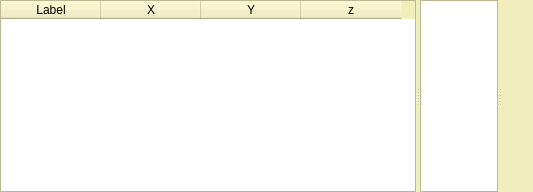
         <widget class="QSplitter" name="splitter_2">
          <property name="sizePolicy">
           <sizepolicy hsizetype="Preferred" vsizetype="Ignored">
            <horstretch>0</horstretch>
            <verstretch>0</verstretch>
           </sizepolicy>
          </property>
          <property name="maximumSize">
           <size>
            <width>16777215</width>
            <height>16777215</height>
           </size>
          </property>
          <property name="palette">
           <palette>
            <active>
             <colorrole role="WindowText">
              <brush brushstyle="SolidPattern">
               <color alpha="255">
                <red>0</red>
                <green>0</green>
                <blue>0</blue>
               </color>
              </brush>
             </colorrole>
             <colorrole role="Button">
              <brush brushstyle="SolidPattern">
               <color alpha="255">
                <red>241</red>
                <green>238</green>
                <blue>188</blue>
               </color>
              </brush>
             </colorrole>
             <colorrole role="Light">
              <brush brushstyle="SolidPattern">
               <color alpha="255">
                <red>255</red>
                <green>255</green>
                <blue>255</blue>
               </color>
              </brush>
             </colorrole>
             <colorrole role="Midlight">
              <brush brushstyle="SolidPattern">
               <color alpha="255">
                <red>248</red>
                <green>246</green>
                <blue>221</blue>
               </color>
              </brush>
             </colorrole>
             <colorrole role="Dark">
              <brush brushstyle="SolidPattern">
               <color alpha="255">
                <red>120</red>
                <green>119</green>
                <blue>94</blue>
               </color>
              </brush>
             </colorrole>
             <colorrole role="Mid">
              <brush brushstyle="SolidPattern">
               <color alpha="255">
                <red>161</red>
                <green>159</green>
                <blue>125</blue>
               </color>
              </brush>
             </colorrole>
             <colorrole role="Text">
              <brush brushstyle="SolidPattern">
               <color alpha="255">
                <red>0</red>
                <green>0</green>
                <blue>0</blue>
               </color>
              </brush>
             </colorrole>
             <colorrole role="BrightText">
              <brush brushstyle="SolidPattern">
               <color alpha="255">
                <red>255</red>
                <green>255</green>
                <blue>255</blue>
               </color>
              </brush>
             </colorrole>
             <colorrole role="ButtonText">
              <brush brushstyle="SolidPattern">
               <color alpha="255">
                <red>0</red>
                <green>0</green>
                <blue>0</blue>
               </color>
              </brush>
             </colorrole>
             <colorrole role="Base">
              <brush brushstyle="SolidPattern">
               <color alpha="255">
                <red>255</red>
                <green>255</green>
                <blue>255</blue>
               </color>
              </brush>
             </colorrole>
             <colorrole role="Window">
              <brush brushstyle="SolidPattern">
               <color alpha="255">
                <red>241</red>
                <green>238</green>
                <blue>188</blue>
               </color>
              </brush>
             </colorrole>
             <colorrole role="Shadow">
              <brush brushstyle="SolidPattern">
               <color alpha="255">
                <red>0</red>
                <green>0</green>
                <blue>0</blue>
               </color>
              </brush>
             </colorrole>
             <colorrole role="AlternateBase">
              <brush brushstyle="SolidPattern">
               <color alpha="255">
                <red>248</red>
                <green>246</green>
                <blue>221</blue>
               </color>
              </brush>
             </colorrole>
             <colorrole role="ToolTipBase">
              <brush brushstyle="SolidPattern">
               <color alpha="255">
                <red>255</red>
                <green>255</green>
                <blue>220</blue>
               </color>
              </brush>
             </colorrole>
             <colorrole role="ToolTipText">
              <brush brushstyle="SolidPattern">
               <color alpha="255">
                <red>0</red>
                <green>0</green>
                <blue>0</blue>
               </color>
              </brush>
             </colorrole>
            </active>
            <inactive>
             <colorrole role="WindowText">
              <brush brushstyle="SolidPattern">
               <color alpha="255">
                <red>0</red>
                <green>0</green>
                <blue>0</blue>
               </color>
              </brush>
             </colorrole>
             <colorrole role="Button">
              <brush brushstyle="SolidPattern">
               <color alpha="255">
                <red>241</red>
                <green>238</green>
                <blue>188</blue>
               </color>
              </brush>
             </colorrole>
             <colorrole role="Light">
              <brush brushstyle="SolidPattern">
               <color alpha="255">
                <red>255</red>
                <green>255</green>
                <blue>255</blue>
               </color>
              </brush>
             </colorrole>
             <colorrole role="Midlight">
              <brush brushstyle="SolidPattern">
               <color alpha="255">
                <red>248</red>
                <green>246</green>
                <blue>221</blue>
               </color>
              </brush>
             </colorrole>
             <colorrole role="Dark">
              <brush brushstyle="SolidPattern">
               <color alpha="255">
                <red>120</red>
                <green>119</green>
                <blue>94</blue>
               </color>
              </brush>
             </colorrole>
             <colorrole role="Mid">
              <brush brushstyle="SolidPattern">
               <color alpha="255">
                <red>161</red>
                <green>159</green>
                <blue>125</blue>
               </color>
              </brush>
             </colorrole>
             <colorrole role="Text">
              <brush brushstyle="SolidPattern">
               <color alpha="255">
                <red>0</red>
                <green>0</green>
                <blue>0</blue>
               </color>
              </brush>
             </colorrole>
             <colorrole role="BrightText">
              <brush brushstyle="SolidPattern">
               <color alpha="255">
                <red>255</red>
                <green>255</green>
                <blue>255</blue>
               </color>
              </brush>
             </colorrole>
             <colorrole role="ButtonText">
              <brush brushstyle="SolidPattern">
               <color alpha="255">
                <red>0</red>
                <green>0</green>
                <blue>0</blue>
               </color>
              </brush>
             </colorrole>
             <colorrole role="Base">
              <brush brushstyle="SolidPattern">
               <color alpha="255">
                <red>255</red>
                <green>255</green>
                <blue>255</blue>
               </color>
              </brush>
             </colorrole>
             <colorrole role="Window">
              <brush brushstyle="SolidPattern">
               <color alpha="255">
                <red>241</red>
                <green>238</green>
                <blue>188</blue>
               </color>
              </brush>
             </colorrole>
             <colorrole role="Shadow">
              <brush brushstyle="SolidPattern">
               <color alpha="255">
                <red>0</red>
                <green>0</green>
                <blue>0</blue>
               </color>
              </brush>
             </colorrole>
             <colorrole role="AlternateBase">
              <brush brushstyle="SolidPattern">
               <color alpha="255">
                <red>248</red>
                <green>246</green>
                <blue>221</blue>
               </color>
              </brush>
             </colorrole>
             <colorrole role="ToolTipBase">
              <brush brushstyle="SolidPattern">
               <color alpha="255">
                <red>255</red>
                <green>255</green>
                <blue>220</blue>
               </color>
              </brush>
             </colorrole>
             <colorrole role="ToolTipText">
              <brush brushstyle="SolidPattern">
               <color alpha="255">
                <red>0</red>
                <green>0</green>
                <blue>0</blue>
               </color>
              </brush>
             </colorrole>
            </inactive>
            <disabled>
             <colorrole role="WindowText">
              <brush brushstyle="SolidPattern">
               <color alpha="255">
                <red>120</red>
                <green>119</green>
                <blue>94</blue>
               </color>
              </brush>
             </colorrole>
             <colorrole role="Button">
              <brush brushstyle="SolidPattern">
               <color alpha="255">
                <red>241</red>
                <green>238</green>
                <blue>188</blue>
               </color>
              </brush>
             </colorrole>
             <colorrole role="Light">
              <brush brushstyle="SolidPattern">
               <color alpha="255">
                <red>255</red>
                <green>255</green>
                <blue>255</blue>
               </color>
              </brush>
             </colorrole>
             <colorrole role="Midlight">
              <brush brushstyle="SolidPattern">
               <color alpha="255">
                <red>248</red>
                <green>246</green>
                <blue>221</blue>
               </color>
              </brush>
             </colorrole>
             <colorrole role="Dark">
              <brush brushstyle="SolidPattern">
               <color alpha="255">
                <red>120</red>
                <green>119</green>
                <blue>94</blue>
               </color>
              </brush>
             </colorrole>
             <colorrole role="Mid">
              <brush brushstyle="SolidPattern">
               <color alpha="255">
                <red>161</red>
                <green>159</green>
                <blue>125</blue>
               </color>
              </brush>
             </colorrole>
             <colorrole role="Text">
              <brush brushstyle="SolidPattern">
               <color alpha="255">
                <red>120</red>
                <green>119</green>
                <blue>94</blue>
               </color>
              </brush>
             </colorrole>
             <colorrole role="BrightText">
              <brush brushstyle="SolidPattern">
               <color alpha="255">
                <red>255</red>
                <green>255</green>
                <blue>255</blue>
               </color>
              </brush>
             </colorrole>
             <colorrole role="ButtonText">
              <brush brushstyle="SolidPattern">
               <color alpha="255">
                <red>120</red>
                <green>119</green>
                <blue>94</blue>
               </color>
              </brush>
             </colorrole>
             <colorrole role="Base">
              <brush brushstyle="SolidPattern">
               <color alpha="255">
                <red>241</red>
                <green>238</green>
                <blue>188</blue>
               </color>
              </brush>
             </colorrole>
             <colorrole role="Window">
              <brush brushstyle="SolidPattern">
               <color alpha="255">
                <red>241</red>
                <green>238</green>
                <blue>188</blue>
               </color>
              </brush>
             </colorrole>
             <colorrole role="Shadow">
              <brush brushstyle="SolidPattern">
               <color alpha="255">
                <red>0</red>
                <green>0</green>
                <blue>0</blue>
               </color>
              </brush>
             </colorrole>
             <colorrole role="AlternateBase">
              <brush brushstyle="SolidPattern">
               <color alpha="255">
                <red>241</red>
                <green>238</green>
                <blue>188</blue>
               </color>
              </brush>
             </colorrole>
             <colorrole role="ToolTipBase">
              <brush brushstyle="SolidPattern">
               <color alpha="255">
                <red>255</red>
                <green>255</green>
                <blue>220</blue>
               </color>
              </brush>
             </colorrole>
             <colorrole role="ToolTipText">
              <brush brushstyle="SolidPattern">
               <color alpha="255">
                <red>0</red>
                <green>0</green>
                <blue>0</blue>
               </color>
              </brush>
             </colorrole>
            </disabled>
           </palette>
          </property>
          <property name="orientation">
           <enum>Qt::Horizontal</enum>
          </property>
          <widget class="Table" name="tableWidget">
           <property name="sizePolicy">
            <sizepolicy hsizetype="MinimumExpanding" vsizetype="Expanding">
             <horstretch>0</horstretch>
             <verstretch>0</verstretch>
            </sizepolicy>
           </property>
           <property name="minimumSize">
            <size>
             <width>0</width>
             <height>0</height>
            </size>
           </property>
           <property name="maximumSize">
            <size>
             <width>16777215</width>
             <height>16777215</height>
            </size>
           </property>
           <property name="sizeIncrement">
            <size>
             <width>1</width>
             <height>1</height>
            </size>
           </property>
           <property name="baseSize">
            <size>
             <width>1</width>
             <height>0</height>
            </size>
           </property>
           <property name="cursor" stdset="0">
            <cursorShape>ArrowCursor</cursorShape>
           </property>
           <property name="lineWidth">
            <number>3</number>
           </property>
           <property name="sizeAdjustPolicy">
            <enum>QAbstractScrollArea::AdjustToContents</enum>
           </property>
           <property name="gridStyle">
            <enum>Qt::DotLine</enum>
           </property>
           <property name="columnCount">
            <number>4</number>
           </property>
           <column>
            <property name="text">
             <string>Label</string>
            </property>
           </column>
           <column>
            <property name="text">
             <string>X</string>
            </property>
           </column>
           <column>
            <property name="text">
             <string>Y</string>
            </property>
           </column>
           <column>
            <property name="text">
             <string>z</string>
            </property>
           </column>
          </widget>
          <widget class="PeliTable" name="peli_listWidget">
           <property name="sizePolicy">
            <sizepolicy hsizetype="Preferred" vsizetype="Preferred">
             <horstretch>0</horstretch>
             <verstretch>0</verstretch>
            </sizepolicy>
           </property>
           <property name="minimumSize">
            <size>
             <width>0</width>
             <height>0</height>
            </size>
           </property>
           <property name="maximumSize">
            <size>
             <width>16777215</width>
             <height>16777215</height>
            </size>
           </property>
           <property name="lineWidth">
            <number>2</number>
           </property>
           <property name="selectionMode">
            <enum>QAbstractItemView::ExtendedSelection</enum>
           </property>
          </widget>
          <widget class="FreqTable" name="freqtable" native="true">
           <property name="sizePolicy">
            <sizepolicy hsizetype="Preferred" vsizetype="Preferred">
             <horstretch>0</horstretch>
             <verstretch>0</verstretch>
            </sizepolicy>
           </property>
           <property name="minimumSize">
            <size>
             <width>0</width>
             <height>0</height>
            </size>
           </property>
           <property name="maximumSize">
            <size>
             <width>16777215</width>
             <height>16777215</height>
            </size>
           </property>
          </widget>
         </widget>
